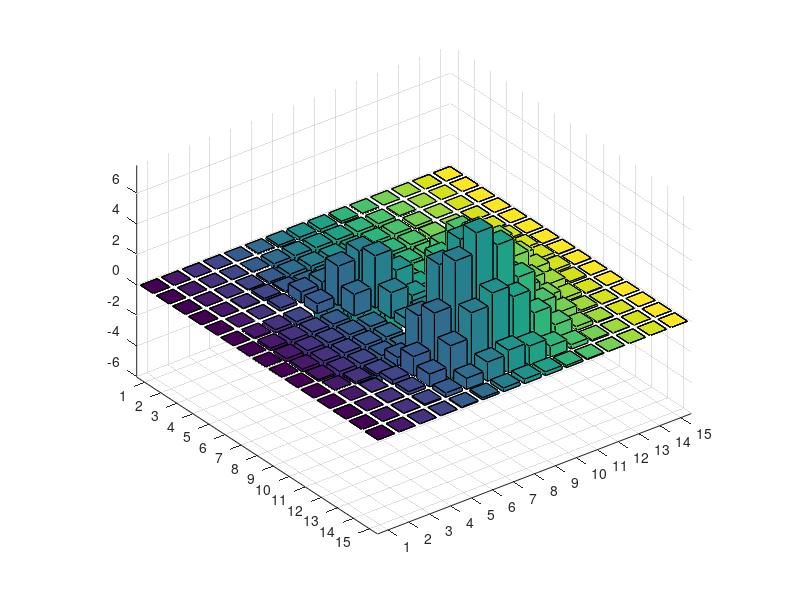

The MATLAB source for this figure: (Note: this script raises an error after producing the figure.)
figure
bar3(peaks(15))
ax = gca;
ax.Projection='perspective';
ax.CameraViewAngle = 50;
ax.CameraPosition=[16 14 2];
ax.CameraTarget = [7 7 0];
light('Position',[6 -5 8])